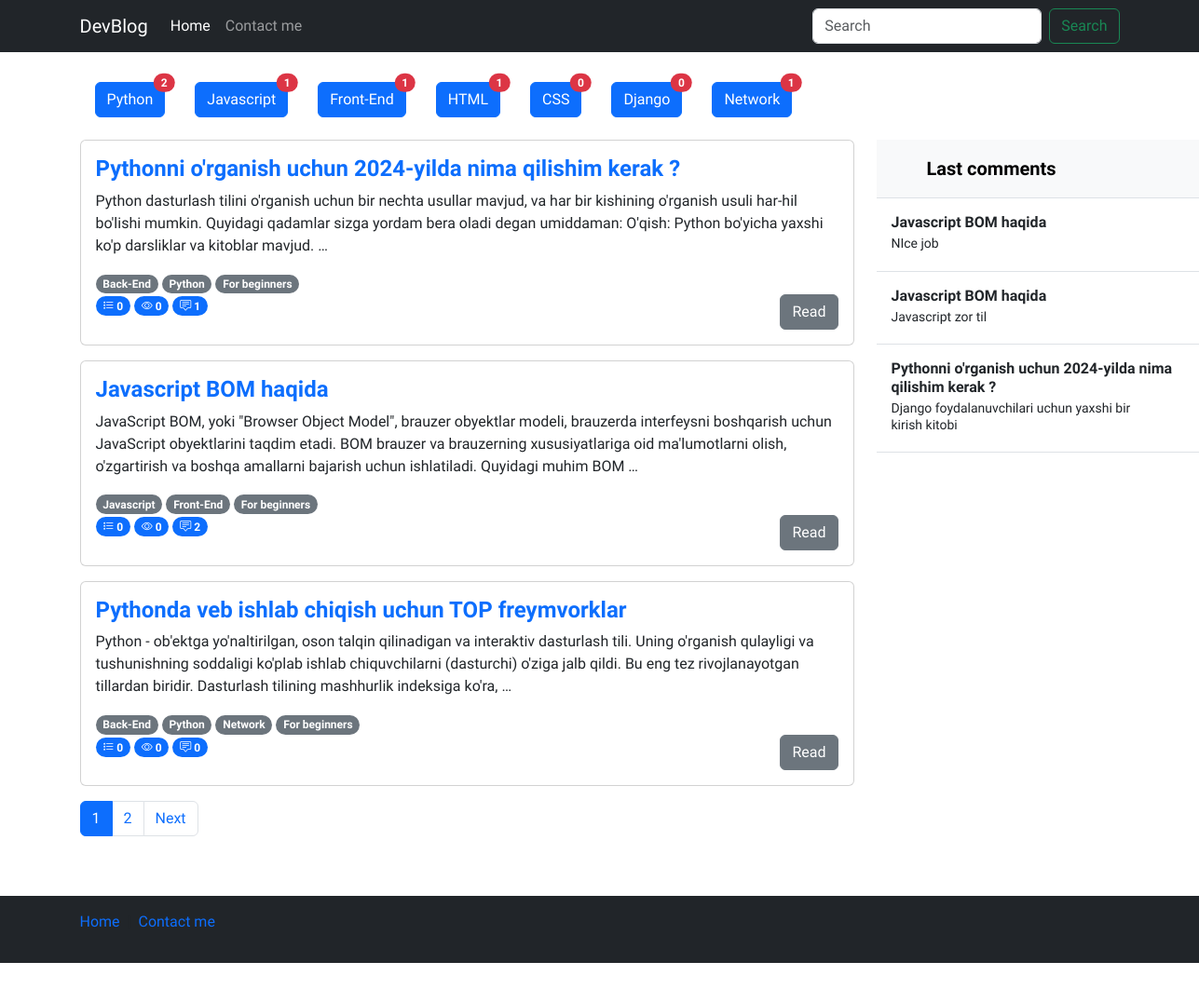
Before: / with the older database file.
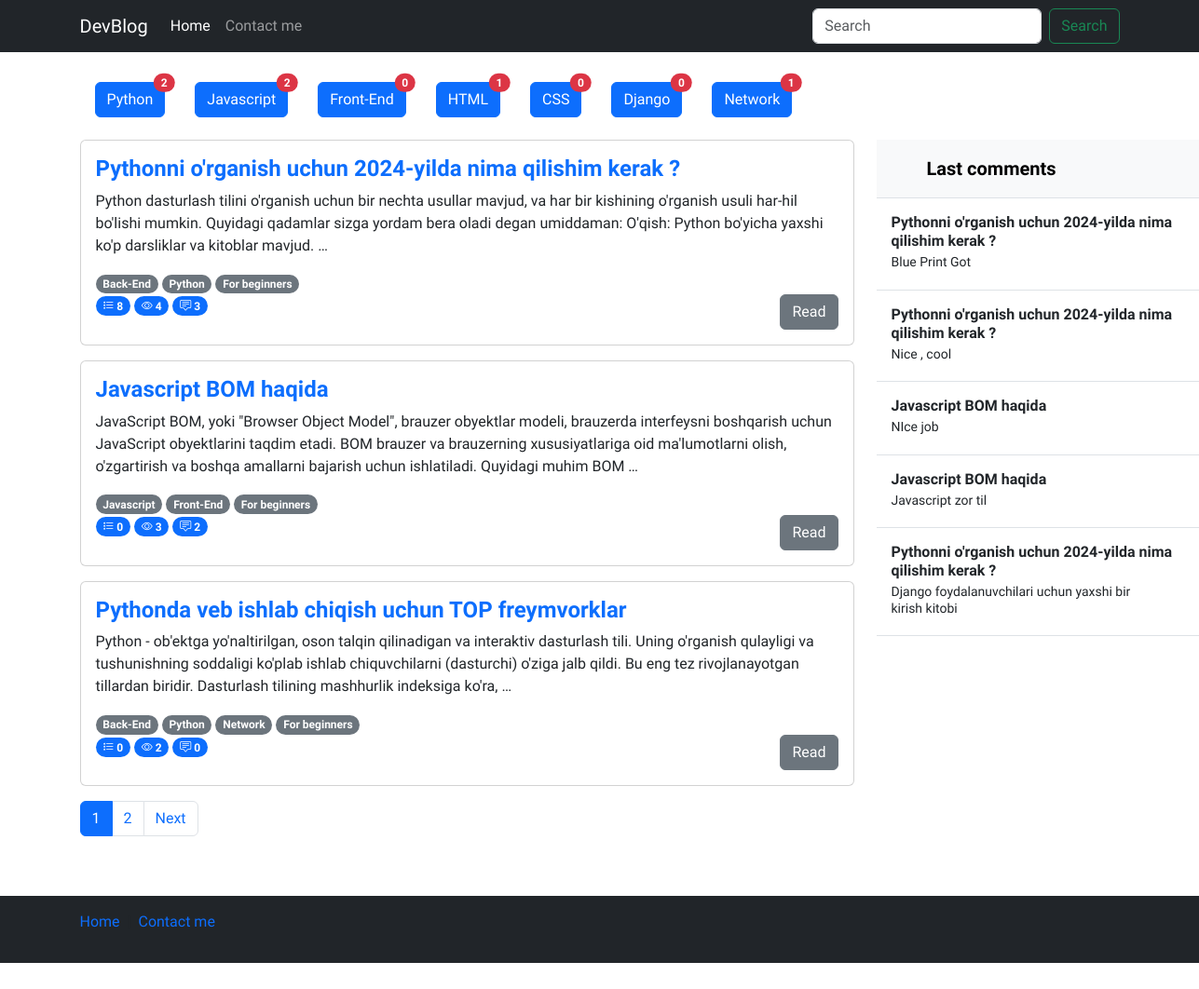
After: the same page with the newer database file.
### blog/models.py (models this page shows, shortened)
class Category(models.Model):
    name = models.CharField(verbose_name="Category name",max_length=250)
    slug = models.SlugField(max_length=250, unique=True)

class Post(models.Model):
    title = models.CharField(verbose_name="Post title",max_length=550)
    body = models.TextField(verbose_name="Post body")
    author = models.CharField(verbose_name="Post author",default="Admin",max_length=100)
    category = models.ForeignKey(Category, on_delete=models.PROTECT,related_name='posts')
    tag = models.ManyToManyField(Tag)
    views = models.PositiveIntegerField(default=0)
    publish_date = models.DateTimeField(verbose_name="Published time",auto_now_add=True)
    published = models.BooleanField(default=True)
    on_top = models.BooleanField(default=False)

class Tag(models.Model):
    name = models.CharField(verbose_name="Tag name",max_length=250)
    slug = models.SlugField(max_length=250, unique=True)

class Comment(models.Model):
    author = models.CharField(verbose_name="Comment author",max_length=100,blank=False)
    comment = models.TextField(verbose_name="Comment")
    post = models.ForeignKey(Post, on_delete=models.CASCADE, related_name='comments')

### blog/views.py (the view)
# urls.py: path('', views.home_page, name='home'),
def home_page(request):
    categories = Category.objects.all()
    posts = Post.objects.all()
    paginator = Paginator(posts, 3)
    page_number = request.GET.get("page")
    page_obj = paginator.get_page(page_number)
    last_comments = Comment.objects.all().order_by("-id")[:10]
    data = {
        "categories":categories,
        "page_obj":page_obj,
        "last_comments":last_comments
    }
    return render(request=request, template_name='index.html', context=data)

### templates/index.html (shortened to what this page needs)
{% load static %}
<!DOCTYPE html>
<html lang="en">
  <head>
    <link rel="stylesheet" href="{% static 'css/style.css' %}" />
    <link
      rel="stylesheet"
      href="https://cdn.jsdelivr.net/npm/bootstrap-icons@1.11.3/font/bootstrap-icons.min.css"
    />
    <link
      href="https://cdn.jsdelivr.net/npm/bootstrap@5.3.2/dist/css/bootstrap.min.css"
      rel="stylesheet"
    />
  </head>
  <body>
    <header>
      <nav class="navbar navbar-expand-md navbar-dark bg-dark mb-4">
        <div class="container">
          <a class="navbar-brand" href="/">DevBlog</a>
          <div class="collapse navbar-collapse" id="navbarCollapse">
            <ul class="navbar-nav me-auto mb-2 mb-md-0">
              <li class="nav-item">
                <a class="nav-link active" aria-current="page" href="#">Home</a>
              </li>
              <li class="nav-item">
                <a class="nav-link" href="#">Contact me</a>
              </li>
            </ul>
            <form
              class="d-flex"
              role="search"
              action="{% url 'blog:search' %}"
              method="get"
            >
              <input
                class="form-control me-2"
                name="query"
                type="search"
                placeholder="Search"
                aria-label="Search"
                control-id="ControlID-1"
              />
              <button
                class="btn btn-outline-success"
                type="submit"
                control-id="ControlID-2"
              >
                Search
              </button>
            </form>
          </div>
        </div>
      </nav>
    </header>
    <main>
      <section>
        <div class="container-md">
          <div class="d-flex flex-wrap my-3">
            {% for cat in categories %}
            <div class="d-flex flex-wrap mx-3 my-2">
              <a
                href="{% url 'blog:category_list' cat.slug %}"
                class="btn btn-primary position-relative"
              >
                {{ cat.name }}
                <span
                  class="position-absolute top-0 start-100 translate-middle badge rounded-pill bg-danger"
                >
                  {{cat.posts.all.count}}
                </span>
              </a>
            </div>
            {% endfor %}
          </div>
        </div>
        <div class="container-md">
          <div class="row">
            <div class="col-sm-12 col-md-9">
              {% for post in page_obj %}
              <div class="card mb-3">
                <div class="card-body">
                  <div class="content">
                    <a
                      href="{% url 'blog:detail' post.id %}"
                      class="text-decoration-none"
                    >
                      <h4 class="card-title fw-bold">{{post.title}}</h4></a
                    >
                    <p class="card-text">{{post.body|truncatewords:'35'}}</p>
                    {% for tag in post.tag.all %}
                    <span class="badge rounded-pill text-bg-secondary"
                      >{{tag.name}}</span
                    >
                    {% endfor %}
                    <br />
                    <span class="badge bg-primary rounded-pill">
                      <i class="bi bi-list-stars"></i>
                      {{post.ratings.all.count}}
                    </span>
                    <span class="badge bg-primary rounded-pill">
                      <i class="bi bi-eye"></i>
                      {{post.views}}
                    </span>
                    <span class="badge bg-primary rounded-pill">
                      <i class="bi bi-chat-square-text"></i>
                      {{post.comments.all.count}}
                    </span>
                    <a
                      href="{% url 'blog:detail' post.id %}"
                      class="btn btn-secondary float-end"
                      >Read</a
                    >
                  </div>
                </div>
              </div>
              {% empty %}
              <h3>Posts not found !</h3>
              {% endfor %}
              <nav aria-label="...">
                <ul class="pagination">
                  {% for page in page_obj.paginator.page_range %}
                  <li class="page-item {% if page_obj.number == page %} active {% endif %}">
                    <a class="page-link" href="?page={{ page }}">{{ page }}</a>
                  </li>
                  {% endfor %}
                  {% if page_obj.has_next %}
                  <li class="page-item">
                    <a
                      class="page-link"
                      href="?page={{ page_obj.next_page_number }}"
                      >Next</a
                    >
                  </li>
                  {% endif %}
                </ul>
              </nav>
            </div>
            <div class="col-sm-none col-md-3">
              <div
                class="d-flex flex-column align-items-stretch flex-shrink-0 bg-body-tertiary"
                style="width: 380px"
              >
                <a
                  href="/"
                  class="d-flex align-items-center flex-shrink-0 p-3 link-body-emphasis text-decoration-none border-bottom"
                >
                  <svg class="bi pe-none me-2" width="30" height="24">
                    <use xlink:href="#bootstrap"></use>
                  </svg>
                  <span class="fs-5 fw-semibold">Last comments</span>
                </a>
                <div
                  class="list-group list-group-flush border-bottom scrollarea"
                >
                  {% for comment in last_comments %}
                  <a
                    href="{% url 'blog:detail' comment.post.id %}"
                    class="list-group-item list-group-item-action py-3 lh-sm"
                  >
                    <div
                      class="d-flex w-100 align-items-center justify-content-between"
                    >
                      <strong class="mb-1">{{comment.post.title}}</strong>
                    </div>
                    <div class="col-10 mb-1 small">{{comment.comment}}</div>
                  </a>
                  {% endfor %}
                </div>
              </div>
            </div>
          </div>
        </div>
      </section>
    </main>
    <footer class="footer mt-auto text-white-50 bg-dark">
      <div class="container">
        <div class="row my-5">
          <div class="col-12">
            <nav
              style="--bs-breadcrumb-divider: '|'"
              aria-label="breadcrumb"
              class="py-3"
            >
              <ol class="breadcrumb">
                <li class="breadcrumb-item">
                  <a href="/" class="text-decoration-none">Home</a>
                </li>
                <li class="breadcrumb-item" aria-current="page">
                  <a href="#" class="text-decoration-none">Contact me</a>
                </li>
              </ol>
            </nav>
          </div>
        </div>
      </div>
    </footer>
  </body>
</html>

### staticfiles/css/style.css (style rules this page uses)
* { font-family: 'Onest', sans-serif !important; }

Changed rows visible on the page:
computed for Category "Javascript": posts.all.count "1" → "2"
computed for Category "Front-End": posts.all.count "1" → "0"
changed Post "Pythonni o'rganish uchun 2024-yilda nima qilishim kerak ?": ratings.all.count "0" → "8"; views "0" → "4"; comments.all.count "1" → "3"
changed Post "Javascript BOM haqida": views "0" → "3"
changed Post "Pythonda veb ishlab chiqish uchun TOP freymvorklar": views "0" → "2"
added Comment: post "Pythonni o'rganish uchun 2024-yilda nima qilishim kerak ?", comment "Blue Print Got"
added Comment: post "Pythonni o'rganish uchun 2024-yilda nima qilishim kerak ?", comment "Nice , cool"
